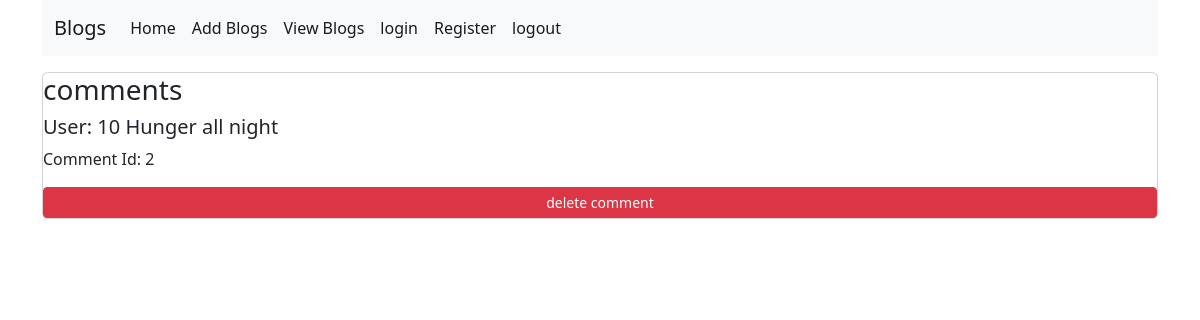
Before: /blog/3 with the older database file.
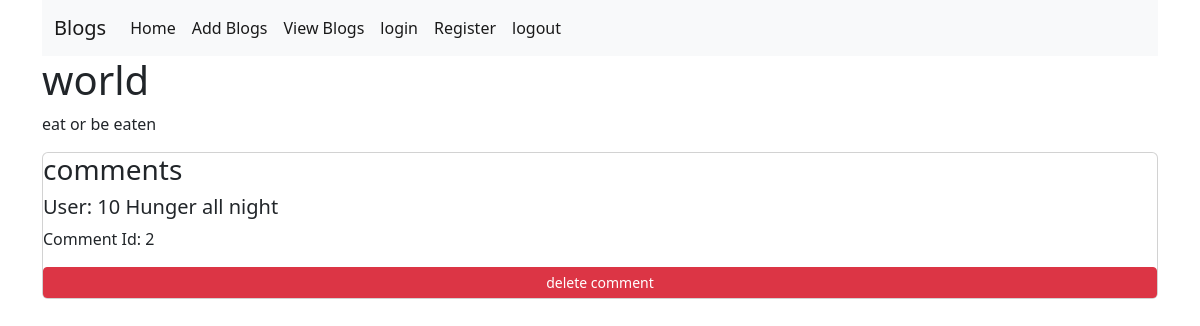
After: the same page with the newer database file.
### app/main/models.py (models this page shows, shortened)
class BaseModel():
    def create(self):
        db.session.add(self)
        db.session.commit()

class Blog(BaseModel, db.Model):
    id = db.Column(db.Integer, primary_key=True)
    title = db.Column(db.String(500), nullable=False)
    blog = db.Column(db.String(1000), nullable=False)
    timestamp = db.Column(db.Date(), nullable=False)
    user_id = db.Column(db.Integer, db.ForeignKey('user.id'))

### app/main/views.py (the view)
@main.route('/blog/<int:id>', methods=['GET'])
def get_blog(id):
    blog = Blog.query.filter_by(id=id).first()
    comments = Comment.query.filter_by(blog_id=id).all()
    return render_template('singleBlog.html', blog=blog, comments=comments)

### app/templates/singleBlog.html
{% extends 'base.html' %} {% block main_content %}
<h1>{{blog.title}}</h1>
<p>{{blog.blog}}</p>
{% for comment in comments %}
<div class="card">
<h3>comments</h3>
<h5>User: {{comment.user_id}} {{comment.comment}}</h5>
<p>
  Comment Id: {{comment.id}}
</p>
<a class="btn btn-danger  btn-sm" href="{{ url_for( 'main.delete_comment' , id=comment.id ) }}">
  <img src="" alt="" />delete comment
</a>
</div>
{% endfor %} {% endblock %}

Changed rows visible on the page:
added Blog: title "world", blog "eat or be eaten"
